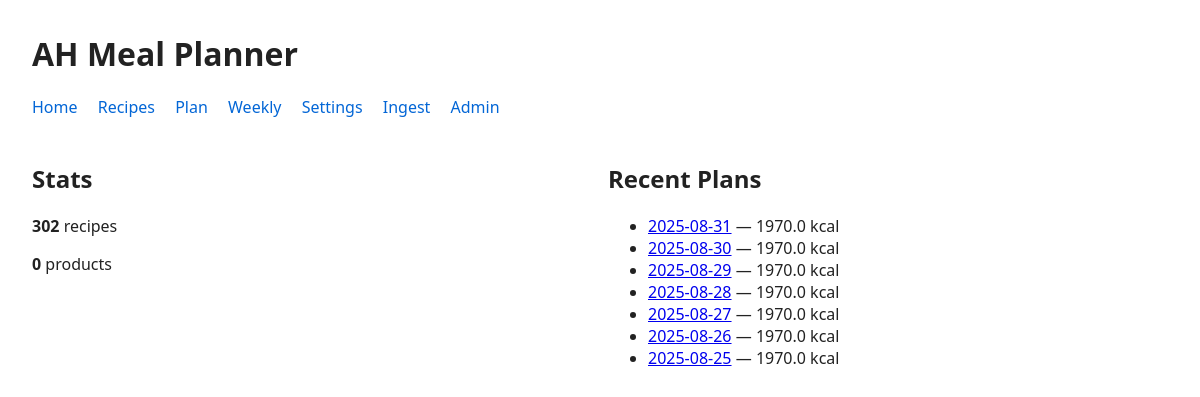
The page / on the database its author committed.
### tables this page shows
CREATE TABLE meal_plans (
            id INTEGER PRIMARY KEY AUTOINCREMENT,
            date TEXT UNIQUE,
            target_calories REAL,
            meals_per_day INTEGER,
            macros_json TEXT,
            total_calories REAL,
            total_protein REAL,
            total_carbs REAL,
            total_fat REAL
        );

### ah_mealplanner/web/routes.py (the view)
@bp.route("/")
def home():
    with _conn() as conn:
        db.init_db(conn)
        n_rec = conn.execute("select count(*) from recipes").fetchone()[0]
        n_prod = conn.execute("select count(*) from products").fetchone()[0]
        last_plans = conn.execute("select date, total_calories from meal_plans order by date desc limit 7").fetchall()
    return render_template("home.html", n_rec=n_rec, n_prod=n_prod, last_plans=last_plans)

### ah_mealplanner/db.py (called while the page is built)
def _ensure_parent(path: str) -> None:
    parent = os.path.dirname(path)
    if parent and not os.path.exists(parent):
        os.makedirs(parent, exist_ok=True)

@contextmanager
def connect(db_path: Optional[str] = None):
    path = db_path or DB_PATH
    _ensure_parent(path)
    conn = sqlite3.connect(path)
    conn.row_factory = sqlite3.Row
    try:
        conn.execute("PRAGMA journal_mode=WAL")
    except Exception:
        pass
    try:
        conn.execute("PRAGMA busy_timeout=15000")
    except Exception:
        pass
    try:
        yield conn
    finally:
        conn.commit()
        conn.close()

### ah_mealplanner/web/routes.py (called while the page is built)
def _conn():
    return db.connect(os.environ.get("AH_MEALPLANNER_DB"))

@bp.app_template_filter("fmt")
def fmt_number(v):
    try:
        return f"{float(v):.1f}"
    except Exception:
        return v

### ah_mealplanner/web/templates/home.html
{% extends "base.html" %}
{% block content %}
<div class="grid">
  <div>
    <h2>Stats</h2>
    <p><strong>{{ n_rec }}</strong> recipes</p>
    <p><strong>{{ n_prod }}</strong> products</p>
  </div>
  <div>
    <h2>Recent Plans</h2>
    {% if last_plans %}
      <ul>
        {% for p in last_plans %}
          <li><a href="/plan/{{ p['date'] }}">{{ p['date'] }}</a> — {{ p['total_calories']|fmt }} kcal</li>
        {% endfor %}
      </ul>
    {% else %}
      <p class="muted">No plans saved yet.</p>
    {% endif %}
  </div>
</div>
{% endblock %}

### ah_mealplanner/web/templates/base.html (shortened to what this page needs)
<!doctype html>
<html lang="en">
  <head>
  </head>
  <body>
    <header>
      <h1>AH Meal Planner</h1>
      <nav>
        <a href="/">Home</a>
        <a href="/recipes">Recipes</a>
        <a href="/plan">Plan</a>
        <a href="/plan-week">Weekly</a>
        <a href="/settings">Settings</a>
        <a href="/ingest">Ingest</a>
        <a href="/admin">Admin</a>
      </nav>
    </header>
    {% block content %}{% endblock %}
  </body>
  </html>

### ah_mealplanner/web/templates/base.html (style rules this page uses)
body { font-family: system-ui, -apple-system, Segoe UI, Roboto, sans-serif; margin: 2rem; color: #222; }
header { margin-bottom: 1.5rem; }
nav a { margin-right: 1rem; text-decoration: none; color: #0366d6; }
.grid { display: grid; grid-template-columns: repeat(auto-fit, minmax(280px, 1fr)); gap: 1rem; }

### rows shown on the page
meal_plans: date "2025-08-31", total_calories|fmt "1970.0"
meal_plans: date "2025-08-30", total_calories|fmt "1970.0"
meal_plans: date "2025-08-29", total_calories|fmt "1970.0"
meal_plans: date "2025-08-28", total_calories|fmt "1970.0"
meal_plans: date "2025-08-27", total_calories|fmt "1970.0"
meal_plans: date "2025-08-26", total_calories|fmt "1970.0"
meal_plans: date "2025-08-25", total_calories|fmt "1970.0"

### other values the page prints
{{ n_rec }} "302"
{{ n_prod }} "0"
